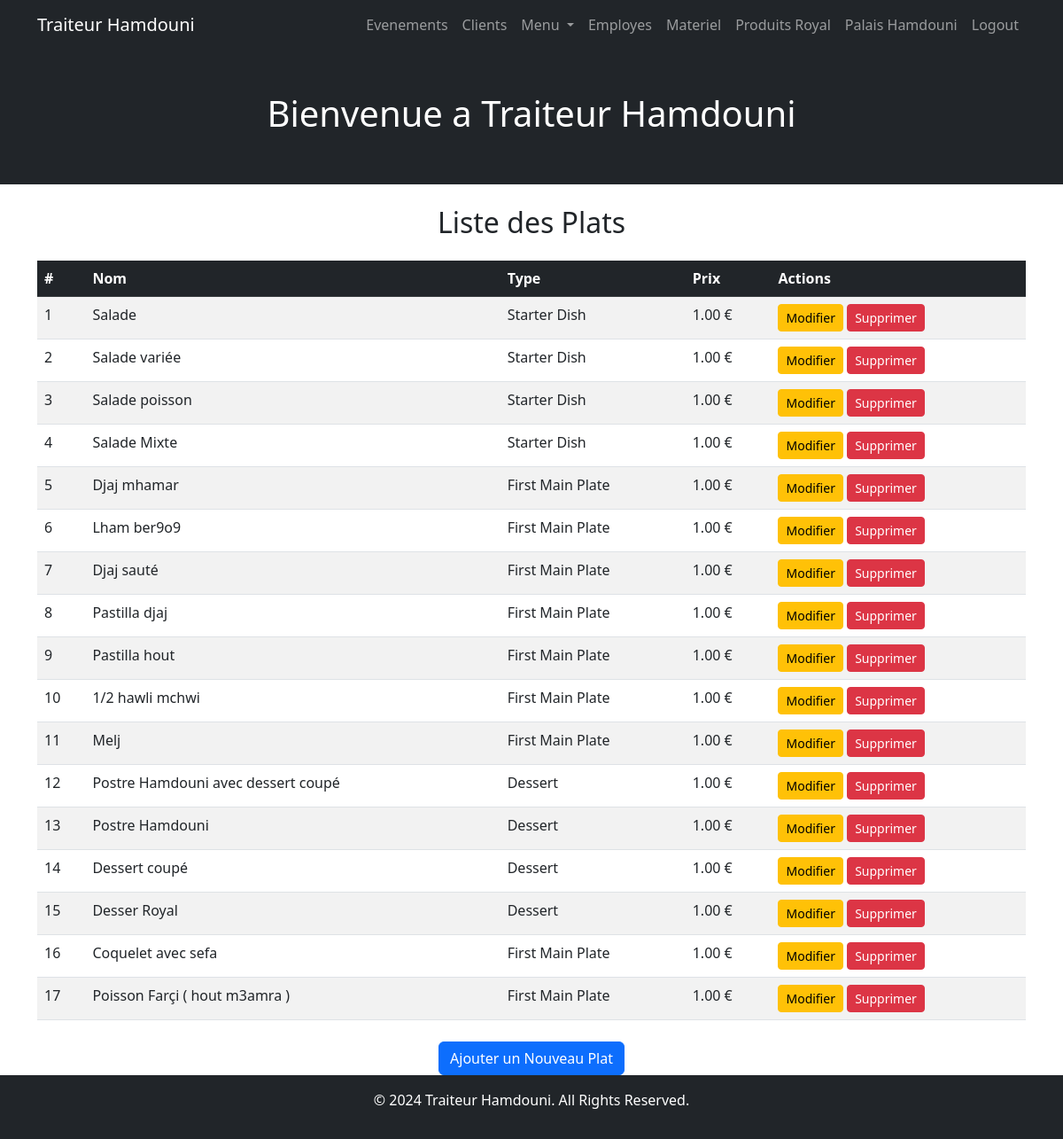
Page /menu/dishes/ (signed in) on the committed database.
### menu/models.py (models this page shows, shortened)
class Dish(models.Model):
    DISH_TYPES = [
        ('starter', 'Starter Dish'),
        ('first_main', 'First Main Plate'),
        ('second_main', 'Second Main Plate'),
        ('dessert', 'Dessert'),
    ]
    name = models.CharField(max_length=255, verbose_name="Dish Name")
    dish_type = models.CharField(max_length=20, choices=DISH_TYPES, verbose_name="Dish Type")
    description = models.TextField(blank=True, verbose_name="Description")
    price = models.DecimalField(max_digits=10, decimal_places=2, verbose_name="Price")

### menu/views.py (the view)
# urls.py: path('dishes/', views.dish_list, name='dish_list'),
def dish_list(request):
    dishes = Dish.objects.all()
    return render(request, 'menu/dish_list.html', {'dishes': dishes})

### menu/templates/menu/dish_list.html (shortened to what this page needs)
{% extends 'base.html' %}
{% block content %}
<h2 class="text-center">Liste des Plats</h2>
<table class="table table-striped mt-4">
    <thead class="table-dark">
        <tr>
            <th>#</th>
            <th>Nom</th>
            <th>Type</th>
            <th>Prix</th>
            <th>Actions</th>
        </tr>
    </thead>
    <tbody>
        {% for dish in dishes %}
        <tr>
            <td>{{ forloop.counter }}</td>
            <td>{{ dish.name }}</td>
            <td>{{ dish.get_dish_type_display }}</td>
            <td>{{ dish.price }} €</td>
            <td>
                <a href="{% url 'menu:edit_dish' dish.pk %}" class="btn btn-sm btn-warning">Modifier</a>
                <a href="{% url 'menu:delete_dish' dish.pk %}" class="btn btn-sm btn-danger">Supprimer</a>
            </td>
        </tr>
        {% empty %}
        <tr>
            <td colspan="5" class="text-center">Aucun plat trouvé.</td>
        </tr>
        {% endfor %}
    </tbody>
</table>
<div class="text-center mt-4">
    <a href="{% url 'menu:create_dish' %}" class="btn btn-primary">Ajouter un Nouveau Plat</a>
</div>
{% endblock %}

### client/templates/base.html (style rules this page uses)
html, body { height: 100%; margin: 0; }
body { display: flex; flex-direction: column; }

### rows in the picture
Dish: name "Salade", dish_type "Starter Dish", price "1.00"
Dish: name "Salade variée", dish_type "Starter Dish", price "1.00"
Dish: name "Salade poisson", dish_type "Starter Dish", price "1.00"
Dish: name "Salade Mixte", dish_type "Starter Dish", price "1.00"
Dish: name "Djaj mhamar", dish_type "First Main Plate", price "1.00"
Dish: name "Lham ber9o9", dish_type "First Main Plate", price "1.00"
Dish: name "Djaj sauté", dish_type "First Main Plate", price "1.00"
Dish: name "Pastilla djaj", dish_type "First Main Plate", price "1.00"
Dish: name "Pastilla hout", dish_type "First Main Plate", price "1.00"
Dish: name "1/2 hawli mchwi", dish_type "First Main Plate", price "1.00"
Dish: name "Melj", dish_type "First Main Plate", price "1.00"
Dish: name "Postre Hamdouni avec dessert coupé", dish_type "Dessert", price "1.00"
Dish: name "Postre Hamdouni", dish_type "Dessert", price "1.00"
Dish: name "Dessert coupé", dish_type "Dessert", price "1.00"
Dish: name "Desser Royal", dish_type "Dessert", price "1.00"
Dish: name "Coquelet avec sefa", dish_type "First Main Plate", price "1.00"
Dish: name "Poisson Farçi ( hout m3amra )", dish_type "First Main Plate", price "1.00"
